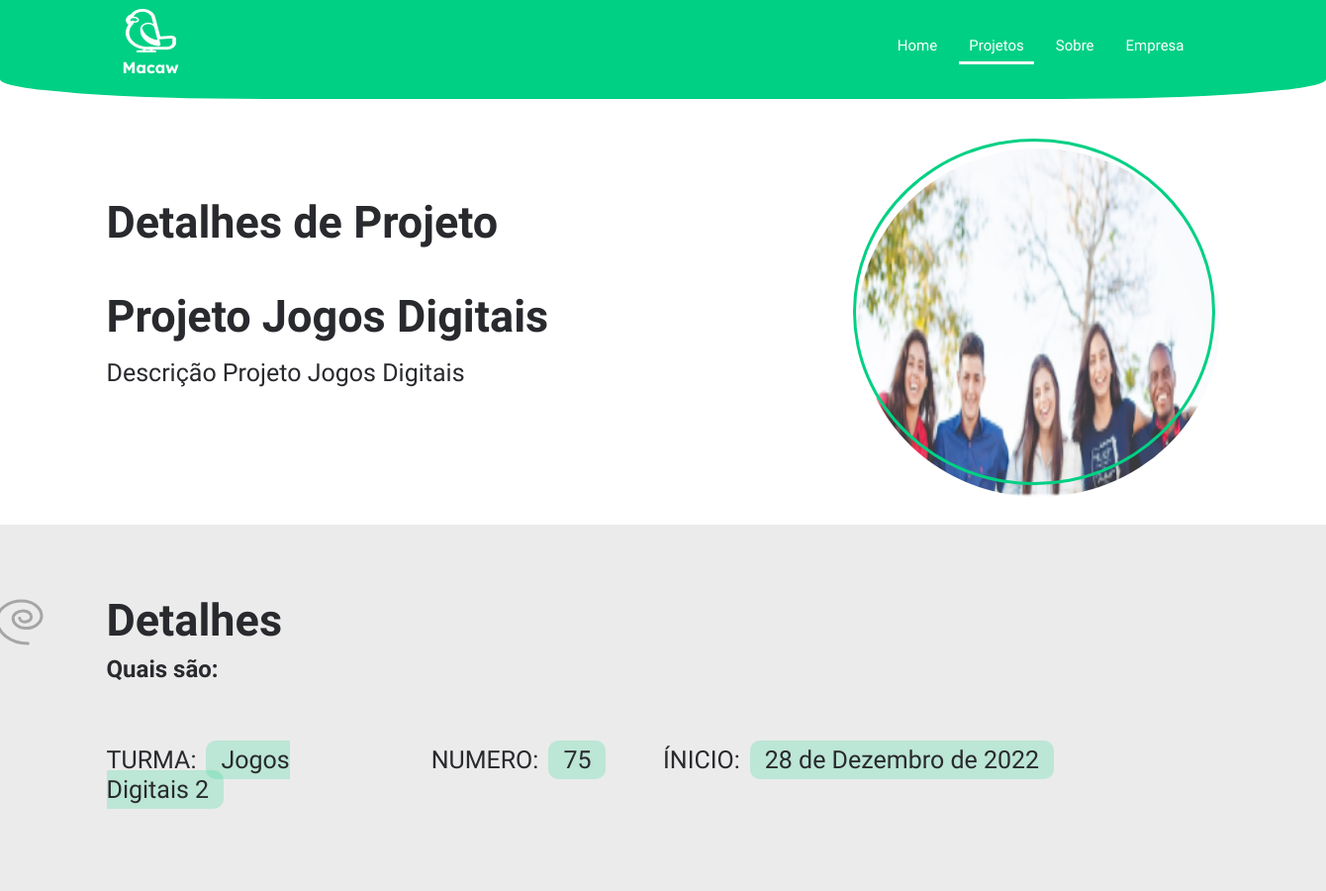
Page /detalhes/5 (upper part) on the earlier database version.
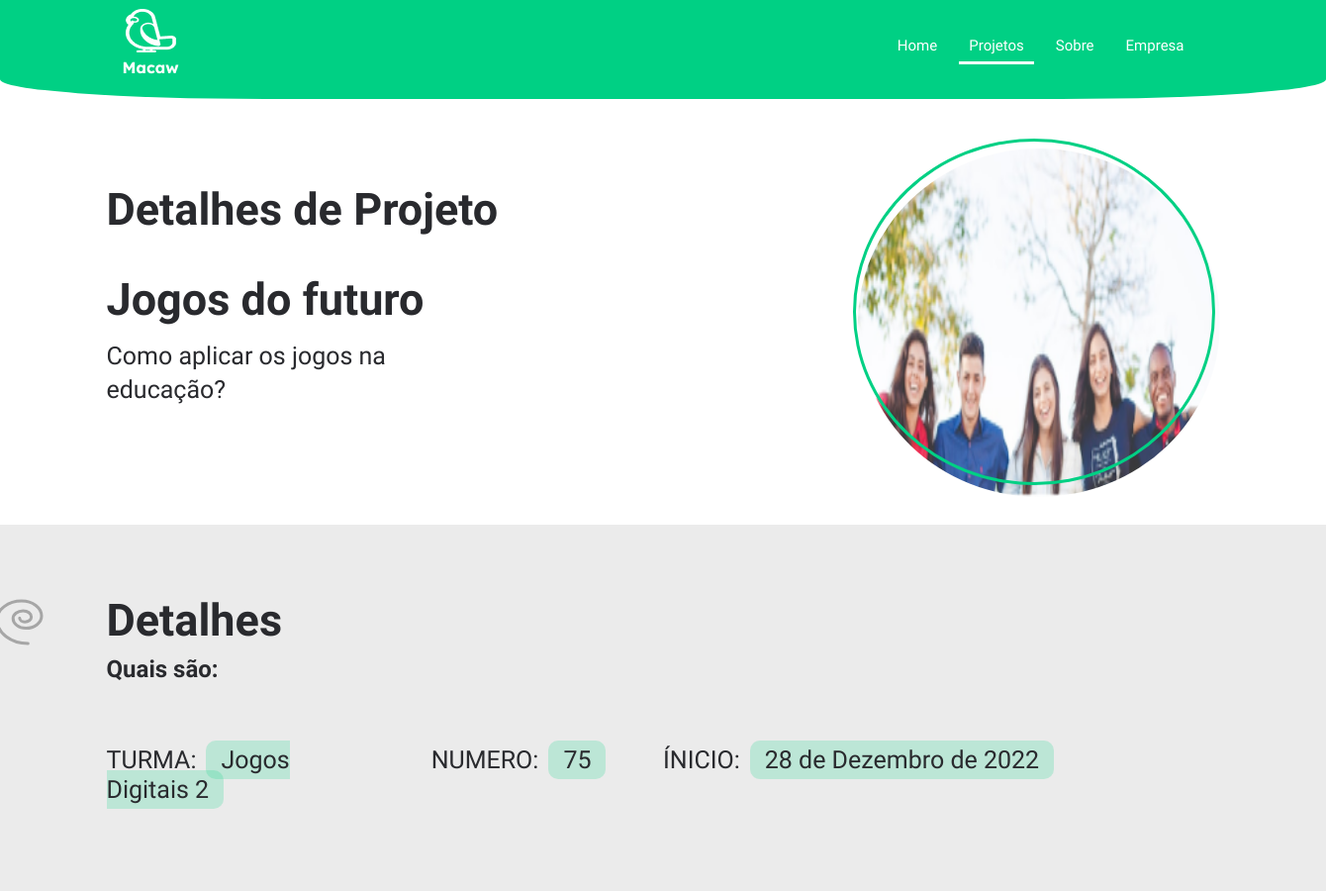
Same page on the later database version.
### integrifolio/models.py (models this page shows, shortened)
class PROJETO(models.Model):
    id_turma = models.ForeignKey(TURMA, on_delete=models.CASCADE)
    nome_projeto = models.CharField('Nome do projeto', max_length=50, unique=True)
    data_inicio = models.DateField('Data de inicio')
    data_entrega = models.DateField('Data de entrega')
    observacao = models.TextField('Observação', max_length=500)
    texto = models.FileField('Texto')
    slide = models.FileField('Slide')
    video = models.FileField('Video')
    foto = models.ImageField('Foto')
    foto_capa = models.ImageField('Foto de capa')
    descricao = models.TextField('Descrição')
    eixo = models.ForeignKey(EIXO, on_delete=models.CASCADE, related_name='Projeto')
    DESTAQUE_CHOICE=(
        ("F", "Falso"),
        ("v", "Verdeiro"),
    )
    destaque = models.CharField(max_length=2, choices=DESTAQUE_CHOICE)

class TURMA(models.Model):
    id_turma = models.AutoField(primary_key=True)
    nome_turma = models.CharField('Nome da turma',max_length=255)
    numero_turma = models.IntegerField('Numero da turma')
    curso = models.ForeignKey(CURSO, on_delete=models.CASCADE)
    data_inicio = models.DateField('Data de Inicio')
    data_termino = models.DateField('Data de termino')
    nome_professor = models.CharField('Nome do Professor', max_length=255, )
    registro_alunos = models.CharField('Alunos', max_length=500)

### integrifolio/views.py (the view)
# urls.py: path('detalhes/<int:id>', views.details, name='Detalhes'),
def details(request,id):
    projeto = get_object_or_404(PROJETO,id=id)
    return render(request, 'detalhes.html', {'projeto':projeto})

### templates/detalhes.html (shortened to what this page needs)
{% extends 'base.html' %}
{% load static %}
{% block stylesheet %}
<link rel="stylesheet" href="{% static 'css/detalhes.css'%}">
{% endblock stylesheet %}
{% block active-projetos %}
is-active
{% endblock active-projetos %}
{% block conteudo %}
<main>
  <section class="Section-01 mb-5">
    <div class="container d-lg-flex align-items-center justify-content-between ">
      <div class="texto-section-principal">
        <h1>Detalhes de Projeto</h1>
        <h2>{{projeto.nome_projeto}}</h2>
        <p class="fs-1">{{projeto.descricao}}</p>
      </div>
      <div class="div-foto-detalhe">
        <img src="{{projeto.foto.url}}" class="rounded-circle image-projeto" alt="...">
        <div></div>
      </div>
    </div>
  </section>
  <section class="bg-cinza Section-02">
    <div class="container d-flex align-items-center justify-content-between">
        <div class="div-detalhes">
            <div class="div-title-detalhes">
              <img class="sp-01" src="{% static 'img/Spiral-1.svg' %}" alt="">
              <h1>Detalhes</h1>
            </div>
            <h2>Quais são:</h2>
            <div>
              <div class="row justify-content-sm-between w-100">
                <h3 class="fs-1 col-xl-3">TURMA:<span class="bg-verde py-2 px-4 rounded-4 m-3">{{projeto.id_turma.nome_turma}}</span> </h3>
                <h3 class="fs-1 col-xl-2 ">NUMERO:<span class="bg-verde py-2 px-4 rounded-4 m-3">{{projeto.id_turma.numero_turma}}</span></h3>
                <h3 class="fs-1 col-xl-6 ">ÍNICIO:<span class="bg-verde py-2 px-4 rounded-4 m-3">{{projeto.data_inicio}}</span></h3>
                <h3 class="fs-1 col-xl-6 ">TERMINO:<span class="bg-verde py-2 px-4 rounded-4 m-3">{{projeto.data_entrega}}</span></h3>
              </div>
            </div>
        </div>
    </div>
  </section>
</main>
{% endblock conteudo %}

Differences in the rows shown:
changed PROJETO "Jogos Digitais 2": nome_projeto "Projeto Jogos Digitais" → "Jogos do futuro"; descricao "Descrição Projeto Jogos Digitais" → "Como aplicar os jogos na educação?"
